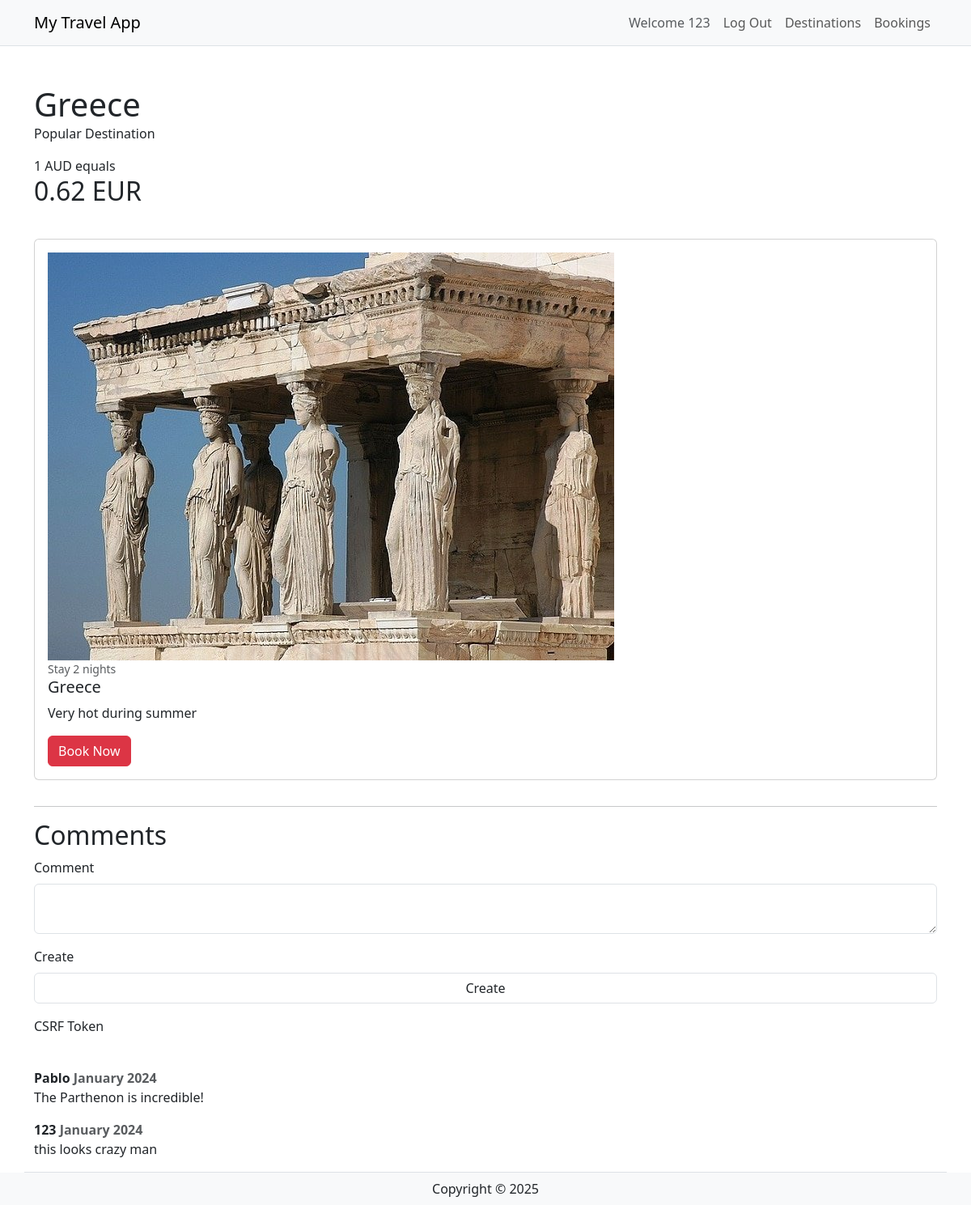
Page /destinations/1 (signed in) on the committed database.
### travel/models.py (models this page shows, shortened)
class User(db.Model, UserMixin):
    __tablename__ = 'users' # good practice to specify table name
    id = db.Column(db.Integer, primary_key=True)
    name = db.Column(db.String(100), index=True, unique=True, nullable=False)
    emailid = db.Column(db.String(100), index=True, nullable=False)
    password_hash = db.Column(db.String(255), nullable=False)
    comments = db.relationship('Comment', backref='user')

class Destination(db.Model):
    __tablename__ = 'destinations'
    id = db.Column(db.Integer, primary_key=True)
    name = db.Column(db.String(80))
    description = db.Column(db.String(200))
    image = db.Column(db.String(400))
    currency = db.Column(db.String(3))
    comments = db.relationship('Comment', backref='destination')

class Comment(db.Model):
    __tablename__ = 'comments'
    id = db.Column(db.Integer, primary_key=True)
    text = db.Column(db.String(400))
    created_at = db.Column(db.DateTime, default=datetime.now())
    user_id = db.Column(db.Integer, db.ForeignKey('users.id'))
    destination_id = db.Column(db.Integer, db.ForeignKey('destinations.id'))

### travel/destinations.py (the view)
@destbp.route('/<id>')
def show(id):
    destination = db.session.scalar(db.select(Destination).where(Destination.id==id))
    form = CommentForm()
    return render_template('destinations/show.html', destination=destination, form=form)

### travel/forms.py
class CommentForm(FlaskForm):
  text = TextAreaField('Comment', [InputRequired()])
  submit = SubmitField('Create')

### travel/templates/destinations/show.html
{% extends 'base.html' %}
{% from 'bootstrap5/form.html' import render_form %}
{% block content %}
<div class="container">
    <div class="row mt-5 mb-3">
      <div class="col-md-12">
        <div class="float-left">
          <h1 class="mb-0">{{ destination.name }}</h1>
          <p>Popular Destination</p>
        </div>
        <div class="float-right text-right">
          <p class="mb-0">1 AUD equals</p>
          <h2 id="exchange-rate">0.62 {{ destination.currency }}</h1>
        </div>
      </div>
    </div>
    <div class="row">
      <div class="col-md-12">
        <div class="card my-3">
          <div class="card-body">
            <div class="media">
              <img class="align-self-start mr-3" src="{{ destination.image }}">
              <div class="media-body">
                <small class="font-weight-bold text-muted">Stay 2 nights</small>
                <h5 class="mt-0">{{ destination.name }}</h5>
                <p>{{ destination.description }}</p>
                <a href="#" class="btn btn-danger">Book Now</a>
              </div>
            </div>
          </div>
        </div>
      </div>
    </div>
    <hr>
    <div class="row">
      <div class="col-md-12">
        <h2>Comments</h1>
      </div>
    </div>
    <div class="row border-bottom">
<form method="POST" action="{{ url_for('destination.comment', id=destination.id) }}">
    {{ render_form(form) }}
</form>
      {% for comment in destination.comments %}
      <div class="col-md-12">
        <b>{{ comment.user.name }} <span class="ml-2 text-muted">January 2024</span></b>
        <p>{{ comment.text }}</p>
      </div>
      {% endfor %}
    </div>
  </div>
{% endblock %}

### travel/templates/base.html (shortened to what this page needs)
<html>
<head>
   <link href="https://cdn.jsdelivr.net/npm/bootstrap@5.3.2/dist/css/bootstrap.min.css" rel="stylesheet">
</head>
<body>
   <header class="bg-light border-bottom">
      <nav class="navbar navbar-expand-lg navbar-light bg-light">
         <div class="container">
            <a href="/" class="navbar-brand">My Travel App</a>
            <div class="collapse navbar-collapse justify-content-end" id="navbarSupportedContent">
               <div class="navbar-nav ml-auto">
                  {% if current_user.is_authenticated %}
                     <a class="nav-item nav-link disabled text-muted" href="#">Welcome {{current_user.name}}</a>
                     <a class="nav-item nav-link" href="{{ url_for('auth.logout') }}">Log Out</a>
                  {% else %}
                     <a class="nav-item nav-link" href="{{ url_for('auth.register') }}">Register</a>
                     <a class="nav-item nav-link" href="{{ url_for('auth.login') }}">Log In</a>
                  {% endif %}
                  <a class="nav-item nav-link" href="{{ url_for('destination.create') }}">Destinations</a>
                  <a class="nav-item nav-link" href="#">Bookings</a>
               </div>
            </div>
         </div>
      </nav>
   </header>
   {% block content %}
   {% endblock %}
    <footer class="footer">
        <div class="text-center py-2 bg-light">
            <span class="text-dark">Copyright &copy; {{ year }}</span>
        </div>
    </footer>
   </body>
</html>

### rows in the picture
User: name "123"
Destination: name "Greece", currency "EUR", image (picture), description "Very hot during summer"
Comment: user.name "Pablo", text "The Parthenon is incredible!"
Comment: user.name "123", text "this looks crazy man"

### other values in the picture
{{ field.label(class="form-label") }} "Comment" "Create" "CSRF Token"
